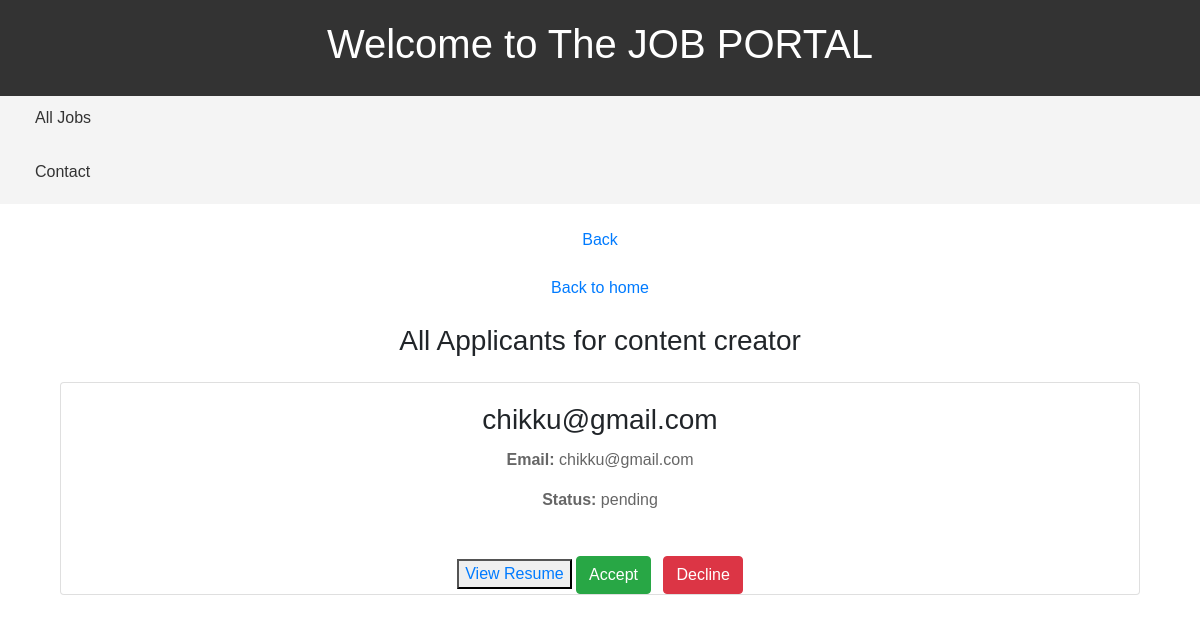
/job/all-applicant/6/, run on an earlier commit of the app's database.
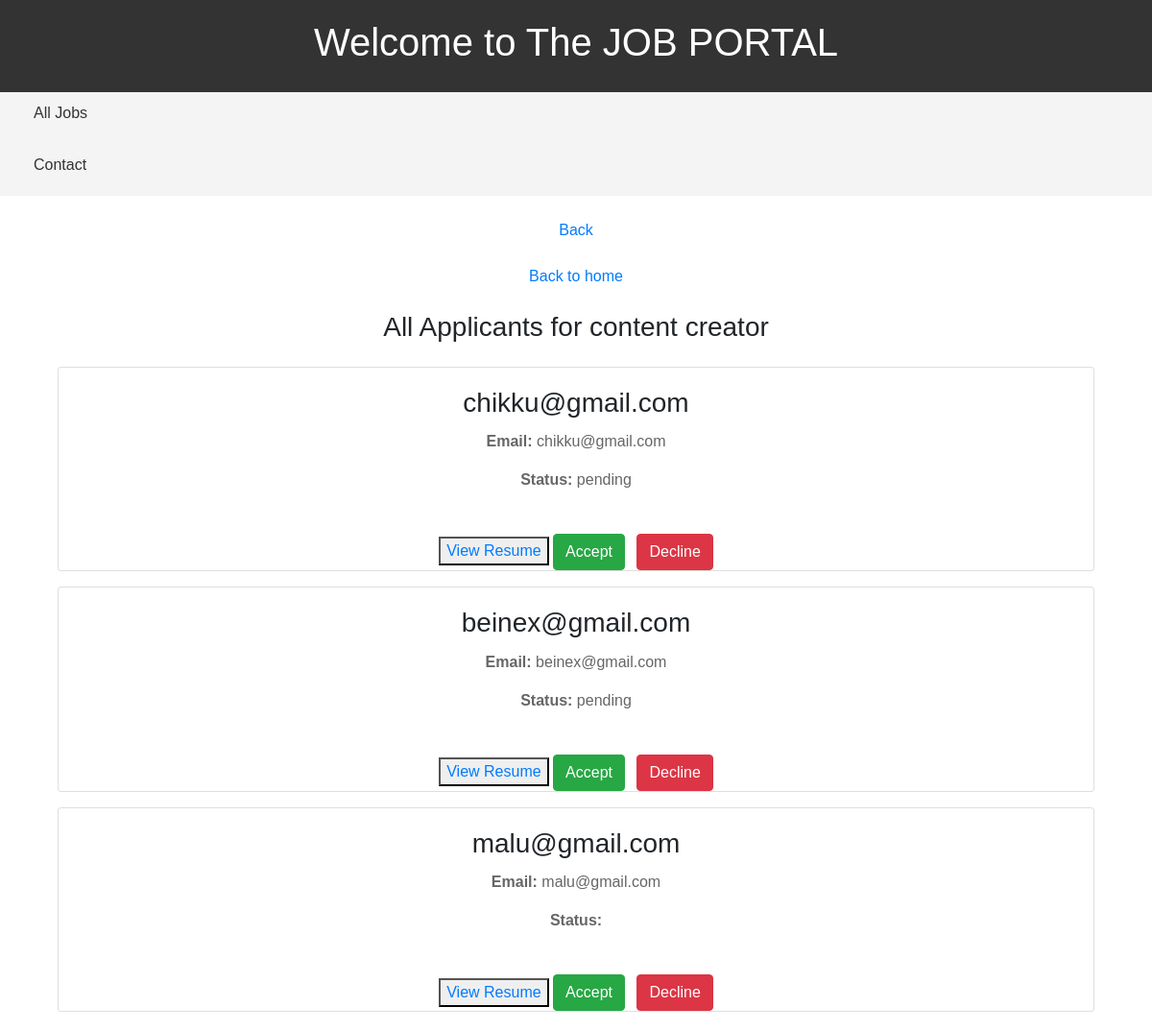
And on a later commit of the database.
### job/models.py (models this page shows)
class ApplyJob(models.Model):
    status_choices = (('Accepted', 'Accepted'),
                      ('Declined', 'Declined'),
                      ('Pending', 'Pending'))
    user = models.ForeignKey(User, on_delete=models.CASCADE)
    job= models.ForeignKey(Job, on_delete=models.CASCADE)
    timestamp = models.DateTimeField(auto_now_add=True)
    status = models.CharField(max_length=20, choices=status_choices,default="Pending")
    resume=models.FileField(upload_to="resumes",null=True,blank=True)

### users/models.py (models this page shows)
class User(AbstractUser):
    email=models.EmailField(unique=True)
    is_recruiter=models.BooleanField(default=False)
    is_applicant=models.BooleanField(default=False)
    has_resume=models.BooleanField(default=False)
    has_company=models.BooleanField(default=False)

### job/views.py (the view)
# urls.py: path('all-applicant/<int:pk>/',all_applicants,name="all-applicant"),
def all_applicants(request, pk):
    try:
        job = Job.objects.get(pk=pk)
        applicants = job.applyjob_set.all()
        context = {'job': job, 'applicants': applicants}
        return render(request, 'job/all_applicants.html', context)
    except Job.DoesNotExist:
        return HttpResponseNotFound('<h1>Job not found</h1>')

### templates/job/all_applicants.html (shortened to what this page needs)
{% extends 'users/base.html' %}
{% block content %}
<div class="container">
    <h3 class="my-4">All Applicants for {{ job.title }}</h3>
    {% if applicants %}
        {% for applicant in applicants %}
            <div class="card mb-3">
                <div class="card-body">
                    <h3 class="card-title">{{ applicant.user.username }}</h3>
                    <p class="card-text"><strong>Email:</strong> {{ applicant.user.email }}</p>
                    <p class="card-text"><strong>Status:</strong> {{ applicant.status }}</p>
                </div>
                <div class="text-center mt-4">
                    <button type="submit" class=""><a href="{% url 'resume-details' pk=applicant.user.resume.id %}">View Resume</a></button>
                    <a href="{% url 'change-status' applicant.id 'Accepted' %}" class="btn btn-success mr-2">Accept</a>
                    <a href="{% url 'change-status' applicant.id 'Declined' %}" class="btn btn-danger">Decline</a>
                </div>
            </div>
        {% endfor %}
    {% else %}
        <div class="alert alert-info" role="alert">
            No applicants found for this job.
        </div>
    {% endif %}
</div>
{% endblock %}

What changed in the data, as far as the page shows it:
added ApplyJob: user.username "beinex@gmail.com", user.email "beinex@gmail.com", status "pending"
added ApplyJob: user.username "malu@gmail.com", user.email "malu@gmail.com"
